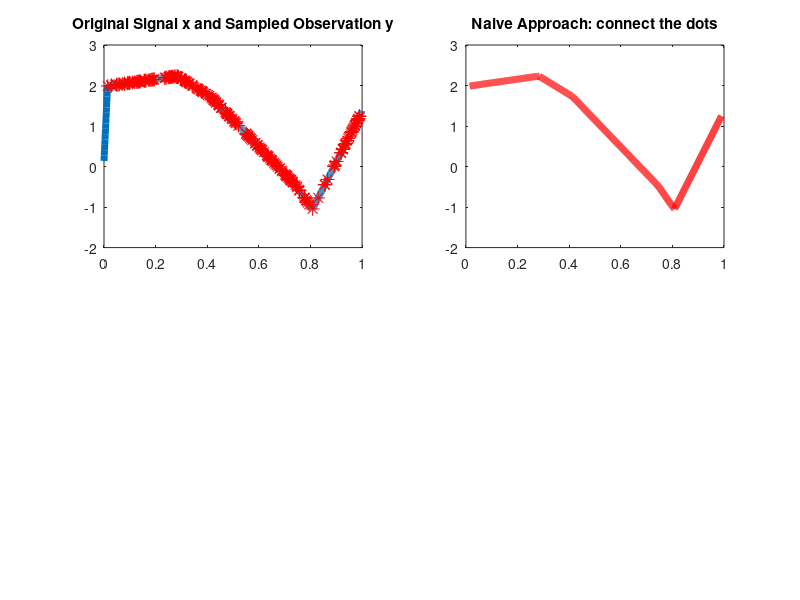

Source code (MATLAB): (Note: this script raises an error after producing the figure.)
% See problem 4 in the following link for more information regarding
% triangular functions as basis for piece-wise linear functions.
% 
% http://www.math.ubc.ca/~malabika/teaching/ubc/spring08/math421-510/hw4.pdf
%
% Let N = 2^m
% We would like to do compressive sensing on x = R*H'*z, where 
%   R is the sampling matrix,
%   H is the haar basis, 
%   z is the sparse representation, 
%   x is our piece-wise linear function with only a few critical points.

clear;
clc;
close all;

addpath('../l1magic/Optimization')

m = 10;
N = 2^m;
K = 200 % round(N / 4); % number of measurements
C = 5;  % number of critical points in the piecewise linear function


%% Create piecewise linear function x
maxValue = 5;
% x = [0, maxValue * [N-2 : -1 : 0] / (N-1)]';

% define a few quiry points (critical points)
xq = [0, randperm(N-1, C)/N, 1];
yq = (rand(1, C+2) - 0.5) * maxValue;

% generate linear interpolation
u = linspace(0,1,N);
x = interp1(xq,yq,u,'linear')';

figure(1); 
subplot(221); plot(linspace(0,1,N), x, 'LineWidth', 5); hold on; 

%% Take random observations
% R is the sampling matrix that takes K elements randomly 
R = eye(N);
samples = randperm(N, K);
R = R(samples, :);

% observations
y = R * x;
subplot(221); plot( (samples-1)/(N-1), y, '*r', 'MarkerSize', 10)
title('Original Signal x and Sampled Observation y');

%% Naive Approach: connect the dots
x_connect = interp1((samples-1)/(N-1), y, u,'linear')';
subplot(222); plot(linspace(0,1,N), x_connect, 'r', 'LineWidth', 5); 
title('Naive Approach: connect the dots')

%% Create haar basis
H = haar_basis(N);

%% Direct reconstruction 
z = H * x;
norm0 = sum(abs(z)>0.1)
subplot(223); plot(0:1/(N-1):1, H' * z, 'b', 'LineWidth', 4); 
title('Inverse Transform H^T * z (for Basis Verification)')


%% Compressive sensing (recovery of z with l-1 optimization)

% initial guess
z0 = rand(size(z));

% solve the LP
A = R * H';
tic
zp = l1eq_pd(z0, A, [], y, 1e-3);
toc

% reconstruction
subplot(224); plot(linspace(0,1,N), H'*zp, 'green', 'LineWidth', 4); 
title(['Reconstruction with Compressive Sensing (Measurements ', num2str(K), '/', num2str(N), ')'])
%legend('Piecewise linear function x', 'Sampled observations', 'Reconstructed signal')


%% Visualize sparsity level
norm0
N
figure(2); hist(abs(z), 20); title('Histogram of Component Values')

